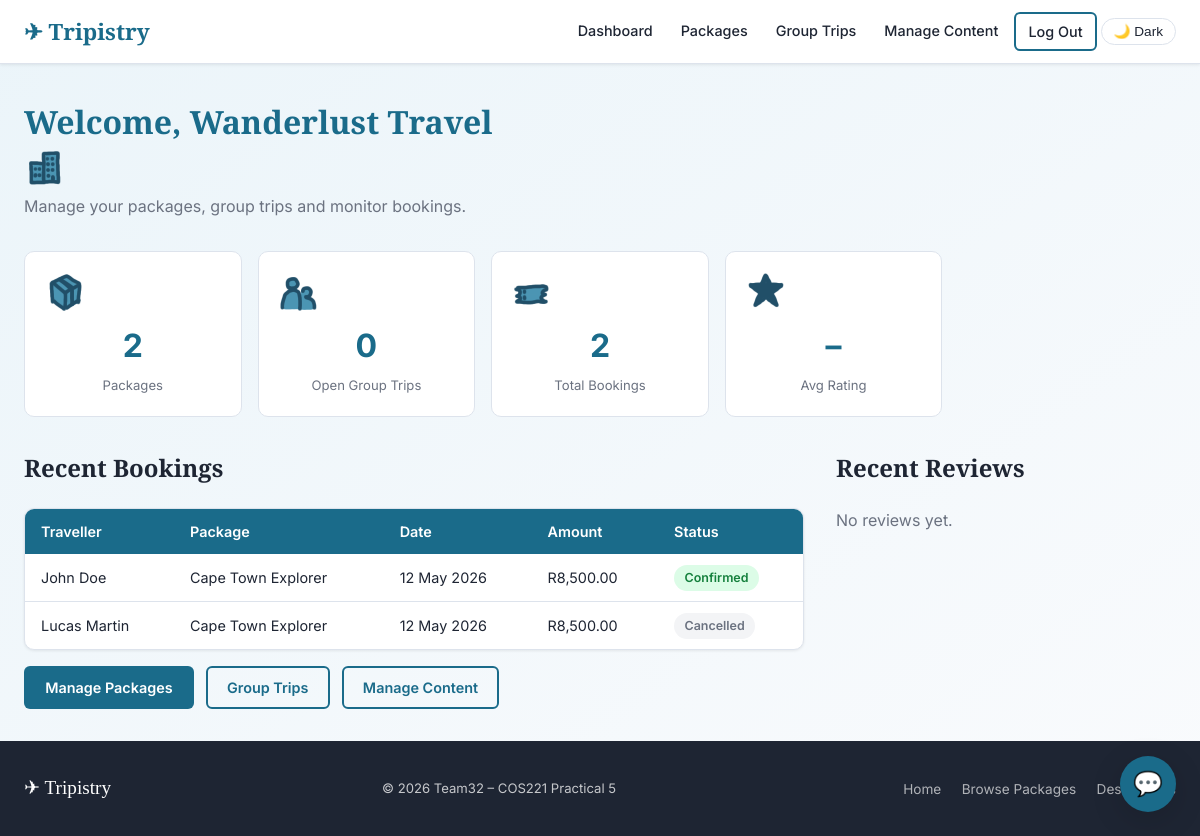
/tripistry/agency/dashboard.php (signed in), run on the app's committed database.
### tables this page shows
CREATE TABLE `booking` (
  `booking_id` int(11) NOT NULL AUTO_INCREMENT,
  `traveller_id` int(11) NOT NULL,
  `package_id` int(11) NOT NULL,
  `group_trip_id` int(11) DEFAULT NULL,
  `booking_date` timestamp NULL DEFAULT current_timestamp(),
  `total_price` decimal(10,2) NOT NULL,
  `status` enum('pending','confirmed','cancelled','completed') DEFAULT 'pending',
  PRIMARY KEY (`booking_id`),
  KEY `traveller_id` (`traveller_id`),
  KEY `package_id` (`package_id`),
  KEY `group_trip_id` (`group_trip_id`),
  CONSTRAINT `fk_booking_traveller` FOREIGN KEY (`traveller_id`) REFERENCES `traveller` (`traveller_id`),
  CONSTRAINT `fk_booking_package` FOREIGN KEY (`package_id`) REFERENCES `travel_package` (`package_id`),
  CONSTRAINT `fk_booking_group` FOREIGN KEY (`group_trip_id`) REFERENCES `group_trip` (`group_trip_id`)
);

CREATE TABLE `traveller` (
  `traveller_id` int(11) NOT NULL,
  `first_name` varchar(100) NOT NULL,
  `last_name` varchar(100) NOT NULL,
  `phone_number` varchar(20) DEFAULT NULL,
  `home_address` varchar(255) DEFAULT NULL,
  `id_number` varchar(50) DEFAULT NULL,
  `passport_number` varchar(50) DEFAULT NULL,
  PRIMARY KEY (`traveller_id`),
  CONSTRAINT `fk_traveller_user` FOREIGN KEY (`traveller_id`) REFERENCES `user` (`user_id`) ON DELETE CASCADE
);

CREATE TABLE `travel_package` (
  `package_id` int(11) NOT NULL AUTO_INCREMENT,
  `agency_id` int(11) NOT NULL,
  `destination_id` int(11) NOT NULL,
  `name` varchar(255) NOT NULL,
  `description` text DEFAULT NULL,
  `base_price` decimal(10,2) NOT NULL,
  `duration_days` int(11) DEFAULT NULL,
  `start_date` date DEFAULT NULL,
  `end_date` date DEFAULT NULL,
  `image_url` varchar(255) DEFAULT NULL,
  `avg_rating` decimal(3,2) DEFAULT 0.00,
  `created_at` timestamp NULL DEFAULT current_timestamp(),
  PRIMARY KEY (`package_id`),
  KEY `agency_id` (`agency_id`),
  KEY `destination_id` (`destination_id`),
  CONSTRAINT `fk_package_agency` FOREIGN KEY (`agency_id`) REFERENCES `travel_agency` (`agency_id`),
  CONSTRAINT `fk_package_destination` FOREIGN KEY (`destination_id`) REFERENCES `destination` (`destination_id`)
);

### tripistry/includes/auth.php (called while the page is built, shortened)
<?php
function e(string $s): string {
    return htmlspecialchars($s, ENT_QUOTES | ENT_SUBSTITUTE, 'UTF-8');
}

### tripistry/agency/dashboard.php (the view, shortened to what this page needs)
<?php
require_once __DIR__ . '/../includes/auth.php';
$db = get_db();
$agency_id = (int)$_SESSION['agency_id'];
$stats = $db->prepare("
    SELECT
        (SELECT COUNT(*) FROM travel_package WHERE agency_id=?) AS pkg_count,
        (SELECT COUNT(*) FROM group_trip WHERE agency_id=? AND status='open') AS open_trips,
        (SELECT COUNT(*) FROM booking b JOIN travel_package tp ON tp.package_id=b.package_id WHERE tp.agency_id=?) AS total_bookings,
        (SELECT ROUND(AVG(r.rating),1) FROM review r WHERE r.agency_id=?) AS avg_rating
");
$stats->execute([$agency_id, $agency_id, $agency_id, $agency_id]);
$s = $stats->fetch();
$stmt = $db->prepare("
    SELECT b.booking_id, b.booking_date, b.total_price, b.status,
           tp.name AS package_name,
           t.first_name, t.last_name
    FROM booking b
    JOIN travel_package tp ON tp.package_id = b.package_id
    JOIN traveller t ON t.traveller_id = b.traveller_id
    WHERE tp.agency_id = ?
    ORDER BY b.booking_date DESC
    LIMIT 8
");
$stmt->execute([$agency_id]);
$bookings = $stmt->fetchAll();
$stmt = $db->prepare("
    SELECT r.*, tp.name AS package_name, t.first_name, t.last_name
    FROM review r
    LEFT JOIN travel_package tp ON tp.package_id = r.package_id
    JOIN traveller t ON t.traveller_id = r.traveller_id
    WHERE r.agency_id = ? OR r.package_id IN (SELECT package_id FROM travel_package WHERE agency_id=?)
    ORDER BY r.created_date DESC
    LIMIT 4
");
$stmt->execute([$agency_id, $agency_id]);
$reviews = $stmt->fetchAll();
$display_name = $_SESSION['display_name'] ?? 'Agency';
require_once __DIR__ . '/../includes/header.php';
?>
<div class="page-header">
    <h1>Welcome, <?= e($display_name) ?> <img src="../assets/building.PNG" width = "40" height="40" alt="destinations"></h1>
    <p>Manage your packages, group trips and monitor bookings.</p>
</div>
<div class="stats-grid">
    <div class="stat-card">
        <div class="stat-icon"> <img src="../assets/box.PNG" width = "40" height="40" alt="destinations"></div>
        <div class="stat-value"><?= $s['pkg_count'] ?></div>
        <div class="stat-label">Packages</div>
    </div>
    <div class="stat-card">
        <div class="stat-icon"> <img src="../assets/group.PNG" width = "40" height="40" alt="destinations"></div>
        <div class="stat-value"><?= $s['open_trips'] ?></div>
        <div class="stat-label">Open Group Trips</div>
    </div>
    <div class="stat-card">
        <div class="stat-icon"> <img src="../assets/ticket.PNG" width = "40" height="40"></div>
        <div class="stat-value"><?= $s['total_bookings'] ?></div>
        <div class="stat-label">Total Bookings</div>
    </div>
    <div class="stat-card">
        <div class="stat-icon"> <img src="../assets/star.PNG" width = "40" height="40" alt="destinations"></div>
        <div class="stat-value"><?= $s['avg_rating'] ?? '–' ?></div>
        <div class="stat-label">Avg Rating</div>
    </div>
</div>
<div style="display:grid;grid-template-columns:1fr 340px;gap:2rem;align-items:start">
<div>
    <div class="section-heading">
        <h2>Recent Bookings</h2>
    </div>
    <?php if (empty($bookings)): ?>
        <div class="empty-state"><p>No bookings yet.</p></div>
    <?php else: ?>
    <div class="table-wrap card">
    <table class="data-table">
        <thead><tr><th>Traveller</th><th>Package</th><th>Date</th><th>Amount</th><th>Status</th></tr></thead>
        <tbody>
        <?php foreach ($bookings as $b): ?>
        <tr>
            <td><?= e($b['first_name'].' '.$b['last_name']) ?></td>
            <td><?= e($b['package_name']) ?></td>
            <td><?= date('d M Y', strtotime($b['booking_date'])) ?></td>
            <td>R<?= number_format($b['total_price'],2) ?></td>
            <td><span class="badge badge-<?= e($b['status']) ?>"><?= e($b['status']) ?></span></td>
        </tr>
        <?php endforeach; ?>
        </tbody>
    </table>
    </div>
    <?php endif; ?>
    <div style="margin-top:1rem;display:flex;gap:.75rem;flex-wrap:wrap">
        <a href="<?= BASE_URL ?>/agency/packages.php" class="btn btn-primary">Manage Packages</a>
        <a href="<?= BASE_URL ?>/agency/group_trips.php" class="btn btn-outline">Group Trips</a>
        <a href="<?= BASE_URL ?>/agency/manage_content.php" class="btn btn-outline">Manage Content</a>
    </div>
</div>
<div>
    <div class="section-heading"><h2>Recent Reviews</h2></div>
    <?php if (empty($reviews)): ?>
        <p class="text-muted">No reviews yet.</p>
    <?php endif; ?>
</div>
</div>
<?php require_once __DIR__ . '/../includes/footer.php'; ?>

### tripistry/css/style.css (style rules this page uses)
:root { --clr-primary: #1a6b8a; --clr-primary-dark: #134f67; --clr-primary-light: #d0eaf4; --clr-accent: #f5a623; --clr-accent-dark: #c77d0a; --clr-bg: #f7f9fc; --clr-surface: #ffffff; --clr-border: #dde3ec; --clr-text: #1e2533; --clr-text-muted: #6b7280; --clr-text-light: #ffffff; --clr-success: #16a34a; --clr-warning: #d97706; --clr-danger: #dc2626; --clr-info: #0284c7; --max-width: 1200px; --nav-height: 64px; --radius-sm: 6px; --radius-md: 10px; --radius-lg: 16px; --font-body: 'Inter', system-ui, sans-serif; --font-display: 'Playfair Display', Georgia, serif; --shadow-sm: 0 1px 3px rgba(0,0,0,.08); --shadow-md: 0 4px 16px rgba(0,0,0,.10); --shadow-lg: 0 8px 32px rgba(0,0,0,.14); }
*, *::before, *::after { box-sizing: border-box; margin: 0; padding: 0; }
html { scroll-behavior: smooth; }
body { font-family: var(--font-body); background-image: linear-gradient( to bottom right, rgba(215, 234, 244, 0.5), rgba(247, 249, 252, 0.7) ), url('../assets/bg.png'); background-size: cover, 100% auto; background-repeat: no-repeat, repeat-y; background-attachment: fixed; color: var(--clr-text); line-height: 1.6; min-height: 100vh; display: flex; flex-direction: column; }
a { color: var(--clr-primary); text-decoration: none; }
img { max-width: 100%; display: block; }
.btn { display: inline-flex; align-items: center; gap: 0.4rem; padding: 0.5rem 1.2rem; border-radius: var(--radius-sm); font-size: 0.9rem; font-weight: 600; cursor: pointer; border: 2px solid transparent; transition: background 0.15s, color 0.15s, border-color 0.15s, transform 0.1s; text-decoration: none; white-space: nowrap; }
.btn-primary { background:var(--clr-primary); color: #fff; }
.btn-outline { border-color: var(--clr-primary); color: var(--clr-primary); background: transparent; }
.card { background: var(--clr-surface); border: 1px solid var(--clr-border); border-radius: var(--radius-md); box-shadow: var(--shadow-sm); overflow: hidden; transition: box-shadow 0.2s, transform 0.2s; }
.page-header { margin-bottom: 2rem; }
.page-header h1 { font-family: var(--font-display); font-size: 2rem; color: var(--clr-primary); }
.page-header p { color: var(--clr-text-muted); margin-top: 0.4rem; }
.table-wrap { overflow-x: auto; }
table.data-table { width: 100%; border-collapse: collapse; font-size: 0.9rem; }
.data-table th { background: var(--clr-primary); color: #fff; padding: 0.7rem 1rem; text-align: left; font-weight: 600; white-space: nowrap; }
.data-table td { padding: 0.65rem 1rem; border-bottom: 1px solid var(--clr-border); vertical-align: middle; }
.data-table tr:last-child td { border-bottom: none; }
.badge { display: inline-block; padding: 0.2rem 0.65rem; border-radius: 999px; font-size: 0.78rem; font-weight: 600; text-transform: capitalize; }
.badge-cancelled { background: #f3f4f6; color: #6b7280; }
.badge-confirmed { background: #dcfce7; color: #15803d; }
.section-heading { display: flex; align-items: center; justify-content: space-between; margin-bottom: 1.25rem; flex-wrap: wrap; gap: 0.5rem; }
.section-heading h2 { font-family: var(--font-display); font-size: 1.5rem; }
.stats-grid { display: grid; grid-template-columns: repeat(auto-fill, minmax(180px, 1fr)); gap: 1rem; margin-bottom: 2rem; }
.stat-card { background: var(--clr-surface); border: 1px solid var(--clr-border); border-radius: var(--radius-md); padding: 1.25rem; text-align: center; }
.stat-card .stat-value { font-size: 2rem; font-weight: 700; color: var(--clr-primary); }
.stat-card .stat-label { font-size: 0.82rem; color: var(--clr-text-muted); margin-top: 0.25rem; }
.stat-card .stat-icon { font-size: 1.8rem; margin-bottom: 0.5rem; }
.text-muted { color: var(--clr-text-muted); }

### data on the page
booking: traveller.last_name "John Doe", package.name "Cape Town Explorer", booking_date "12 May 2026", total_price "8,500.00", status "Confirmed"
booking: traveller.last_name "Lucas Martin", package.name "Cape Town Explorer", booking_date "12 May 2026", total_price "8,500.00", status "Cancelled"

### other printed values
$display_name "Wanderlust Travel"
$s['pkg_count'] "2"
$s['open_trips'] "0"
$s['total_bookings'] "2"
$s['avg_rating'] "–"
